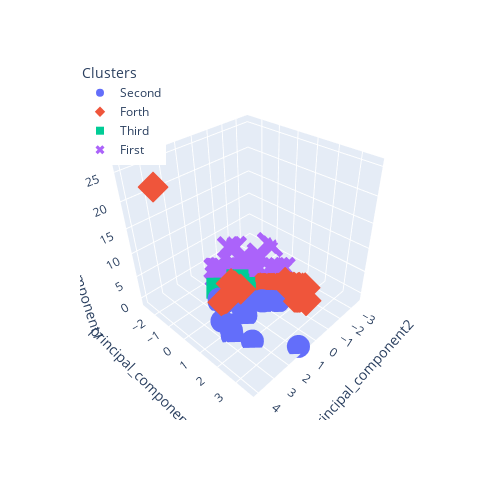

Write notebook code for a chart like this one.
### Code cell
# Plot the 3 principal components
import plotly.express as px
fig = px.scatter_3d(
    crypto_pca_df,
    x="principal_component1",
    y="principal_component2",
    z="principal_component3",
    color="Clusters",
    symbol="Clusters",
    width=500,
    height=500
)
fig.update_layout(legend=dict(x=0, y=1))
fig.show()
